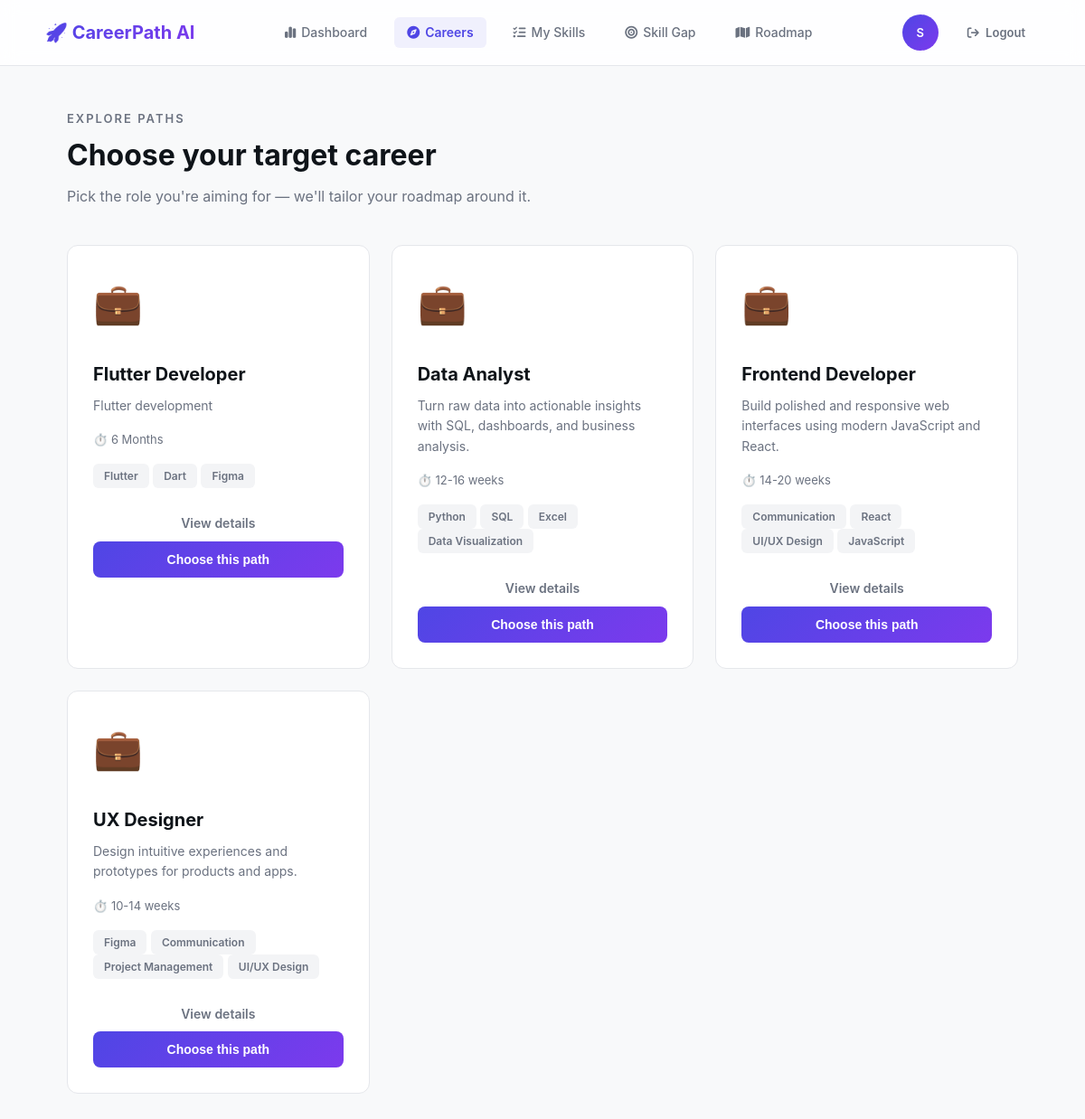
Page /careers/ (signed in) on the committed database.
### accounts/models.py (models this page shows, shortened)
class User(AbstractUser):
    full_name = models.CharField(max_length=150, blank=True, null=True, verbose_name="Full Name")
    email = models.EmailField(unique=True, verbose_name="Email Address")

### careers/models.py (models this page shows, shortened)
class Career(models.Model):
    title           = models.CharField(max_length=150, unique=True)
    description     = models.TextField()
    required_skills = models.ManyToManyField(Skill, through='CareerSkill', related_name='careers')
    estimated_time  = models.CharField(max_length=50, default='6 Months')

### skills/models.py (models this page shows, shortened)
class Skill(models.Model):
    name = models.CharField(max_length=100, unique=True)
    category = models.CharField(max_length=100, blank=True, null=True) # Technical, Soft Skill

### careers/views.py (the view)
# urls.py: path('', views.career_list, name='list'),
@login_required
def career_list(request):
    careers = Career.objects.all().prefetch_related('required_skills')
    try:
        selected_id = UserRoadmap.objects.get(user=request.user).career_id
    except UserRoadmap.DoesNotExist:
        selected_id = None
    return render(request, 'careers/careers.html', {
        'careers':     careers,
        'selected_id': selected_id,
    })

### careers/templates/careers/careers.html (shortened to what this page needs)
{% extends 'dashboard/base.html' %}
{% block content %}
<div class="container">
  <div class="page-header">
    <div class="page-eyebrow">Explore paths</div>
    <h1 class="page-title">Choose your target career</h1>
    <p class="page-subtitle">Pick the role you're aiming for — we'll tailor your roadmap around it.</p>
  </div>
  {% if careers %}
  <div class="grid">
    {% for career in careers %}
    <div class="career-card">
      <div class="flex-between" style="margin-bottom: 12px;">
        <div class="career-icon">💼</div>
      </div>
      <div class="career-title">{{ career.title }}</div>
      <div class="career-desc">{{ career.description|truncatewords:25 }}</div>
      <div class="career-meta">⏱️ {{ career.estimated_time }}</div>
      {% if career.required_skills.all %}
      <div style="margin: 12px 0;">
        {% for skill in career.required_skills.all|slice:":4" %}
        <span class="badge badge-muted">{{ skill.name }}</span>
        {% endfor %}
      </div>
      {% endif %}
      <a href="{% url 'careers:detail' career.id %}" class="btn-ghost btn-full" style="margin-top: 8px;">View
        details</a>
      <form method="post" action="{% url 'careers:choose' career.id %}" style="margin-top: auto;">
        {% if career.id == selected_id %}
        <button type="submit" class="btn-secondary btn-full" disabled>✓ Selected</button>
        {% else %}
        <button type="submit" class="btn-primary btn-full">Choose this path</button>
        {% endif %}
      </form>
    </div>
    {% endfor %}
  </div>
  {% endif %}
</div>
{% endblock %}

### dashboard/templates/dashboard/base.html (shortened to what this page needs)
{% load static %}
<!DOCTYPE html>
<html lang="en">
<head>
  <link rel="stylesheet" href="https://cdnjs.cloudflare.com/ajax/libs/font-awesome/6.4.0/css/all.min.css">
  <link rel="stylesheet" href="{% static 'css/style.css' %}">
</head>
<body>
  {% if user.is_authenticated %}
  <nav class="navbar">
    <div class="flex-between" style="width: 100%; max-width: 1100px; margin: 0 auto; display: flex; justify-content: space-between; align-items: center; position: relative;">
      <a href="/dashboard/" class="logo">🚀 CareerPath AI</a>
      <div class="nav-links" id="navLinks">
        <a href="/dashboard/" class="{% if request.path == '/dashboard/' or request.path == '/dashboard' %}active{% endif %}">
          <i class="fa-solid fa-chart-simple" style="margin-right: 6px;"></i> Dashboard
        </a>
        <a href="/careers/" class="{% if 'careers' in request.path %}active{% endif %}">
          <i class="fa-solid fa-compass" style="margin-right: 6px;"></i> Careers
        </a>
        <a href="{% url 'skills:manage_skills' %}" class="{% if 'skills' in request.path %}active{% endif %}">
          <i class="fa-solid fa-list-check" style="margin-right: 6px;"></i> My Skills
        </a>
        <a href="/analysis/" class="{% if 'analysis' in request.path %}active{% endif %}">
          <i class="fa-solid fa-bullseye" style="margin-right: 6px;"></i> Skill Gap
        </a>
        <a href="/roadmap/" class="{% if 'roadmap' in request.path %}active{% endif %}">
          <i class="fa-solid fa-map" style="margin-right: 6px;"></i> Roadmap
        </a>
      </div>
      <div class="nav-user" style="display: flex; align-items: center; gap: 16px;">
        <a href="/dashboard/profile/" class="avatar" title="View Profile">
          {{ user.username|slice:":1"|upper }}
        </a>
        <a href="/accounts/logout/" class="btn-ghost d-none-mobile" style="font-size: 13px; font-weight: 600;">
          <i class="fa-solid fa-arrow-right-from-bracket" style="margin-right: 4px;"></i> Logout
        </a>
      </div>
    </div>
  </nav>
  {% endif %}
  <main>
    {% block content %}{% endblock %}
  </main>
</body>
</html>

### dashboard/static/css/style.css (style rules this page uses)
:root { --primary: #4F46E5; --primary-dark: #4338CA; --secondary: #7C3AED; --gradient: linear-gradient(135deg, #4F46E5 0%, #7C3AED 100%); --bg: #F8F9FA; --surface: #FFFFFF; --border: #E5E7EB; --text: #0F1419; --text-muted: #6B7280; --success: #10B981; --success-bg: #E8F5E9; --warning: #F59E0B; --warning-bg: #FFF3E0; --radius: 8px; --radius-lg: 12px; --shadow: 0 4px 12px rgba(0, 0, 0, 0.08); --shadow-lg: 0 12px 32px rgba(0, 0, 0, 0.1); }
* { margin: 0; padding: 0; box-sizing: border-box; }
body { font-family: -apple-system, BlinkMacSystemFont, 'Segoe UI', Roboto, sans-serif; background: var(--bg); color: var(--text); line-height: 1.6; }
a { text-decoration: none; color: inherit; }
.navbar { display: flex; justify-content: space-between; align-items: center; padding: 16px 48px; background: rgba(255, 255, 255, 0.85); backdrop-filter: blur(10px); border-bottom: 1px solid var(--border); position: sticky; top: 0; z-index: 100; }
.logo { font-size: 20px; font-weight: 700; background: var(--gradient); -webkit-background-clip: text; -webkit-text-fill-color: transparent; background-clip: text; }
.nav-links { display: flex; gap: 16px; }
.nav-links a { display: flex; align-items: center; font-size: 14px; font-weight: 500; color: var(--text-muted); transition: all 0.2s ease; padding: 6px 14px; border-radius: 6px; }
.nav-links a.active { color: var(--primary) !important; background: rgba(79, 70, 229, 0.08); font-weight: 600; }
.nav-user { display: flex; align-items: center; gap: 16px; }
.avatar { width: 40px; height: 40px; border-radius: 50%; background: var(--gradient); color: white; display: flex; align-items: center; justify-content: center; font-weight: 600; font-size: 13px; }
.btn, .btn-primary, .btn-secondary, .btn-ghost { display: inline-block; padding: 12px 24px; border-radius: var(--radius); font-size: 14px; font-weight: 600; cursor: pointer; border: none; transition: all 0.2s; text-align: center; }
.btn-primary { background: var(--gradient); color: white; }
.btn-ghost { background: none; color: var(--text-muted); padding: 8px 16px; }
.btn-full { width: 100%; }
main { min-height: calc(100vh - 73px); }
.container { max-width: 1100px; margin: 0 auto; padding: 48px 24px; }
.page-header { margin-bottom: 40px; }
.page-title { font-size: 32px; font-weight: 700; margin-bottom: 8px; }
.page-subtitle { font-size: 16px; color: var(--text-muted); }
.grid { display: grid; grid-template-columns: repeat(auto-fit, minmax(300px, 1fr)); gap: 24px; }
.career-card { background: var(--surface); border: 1px solid var(--border); border-radius: var(--radius-lg); padding: 28px; transition: all 0.3s; position: relative; overflow: hidden; }
.career-card::before { content: ''; position: absolute; top: 0; left: 0; right: 0; height: 4px; background: var(--gradient); transform: scaleX(0); transform-origin: left; transition: transform 0.3s; }
.career-icon { font-size: 44px; margin-bottom: 16px; }
.career-title { font-size: 20px; font-weight: 700; margin-bottom: 8px; }
.career-desc { font-size: 14px; color: var(--text-muted); margin-bottom: 16px; }
.career-meta { font-size: 13px; color: var(--text-muted); margin-bottom: 16px; }
.badge { display: inline-block; padding: 4px 12px; border-radius: 6px; font-size: 12px; font-weight: 600; }
.badge-muted { background: #F3F4F6; color: var(--text-muted); }
.flex-between { display: flex; justify-content: space-between; align-items: center; }
.page-eyebrow { font-size: 13px; color: var(--text-muted); text-transform: uppercase; letter-spacing: 2px; margin-bottom: 4px; font-weight: 600; }

### rows in the picture
User: username "S"
Career: title "Flutter Developer", description "Flutter development", estimated_time "6 Months", shows "Choose this path"
Skill: name "Flutter"
Skill: name "Dart"
Skill: name "Figma"
Career: title "Data Analyst", description "Turn raw data into actionable insights with SQL, dashboards, and business analysis.", estimated_time "12-16 weeks", shows "Choose this path"
Skill: name "Python"
Skill: name "SQL"
Skill: name "Excel"
Skill: name "Data Visualization"
Career: title "Frontend Developer", description "Build polished and responsive web interfaces using modern JavaScript and React.", estimated_time "14-20 weeks", shows "Choose this path"
Skill: name "Communication"
Skill: name "React"
Skill: name "UI/UX Design"
Skill: name "JavaScript"
Career: title "UX Designer", description "Design intuitive experiences and prototypes for products and apps.", estimated_time "10-14 weeks", shows "Choose this path"
Skill: name "Project Management"
